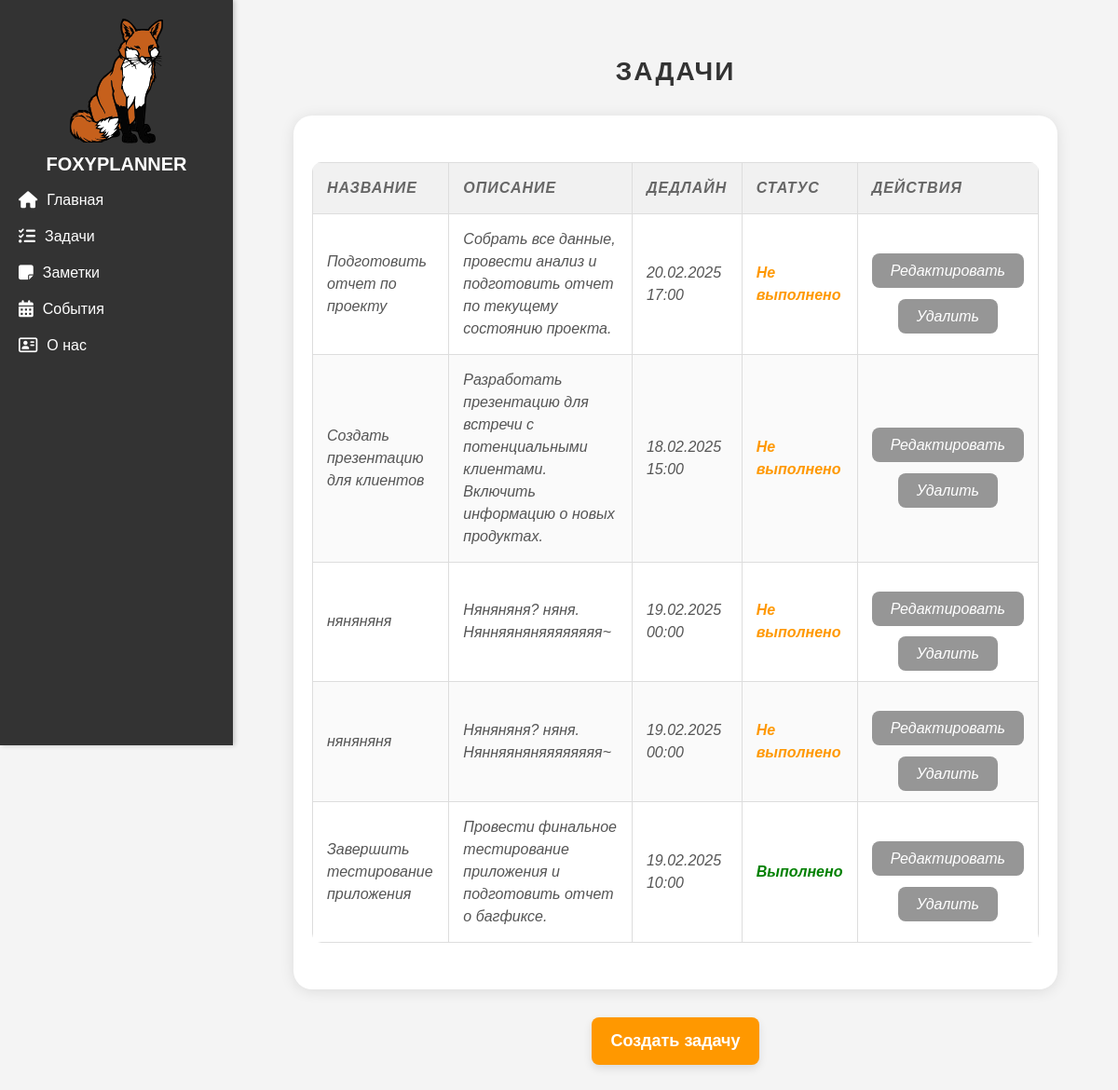
/tasks/, run on an earlier commit of the app's database.
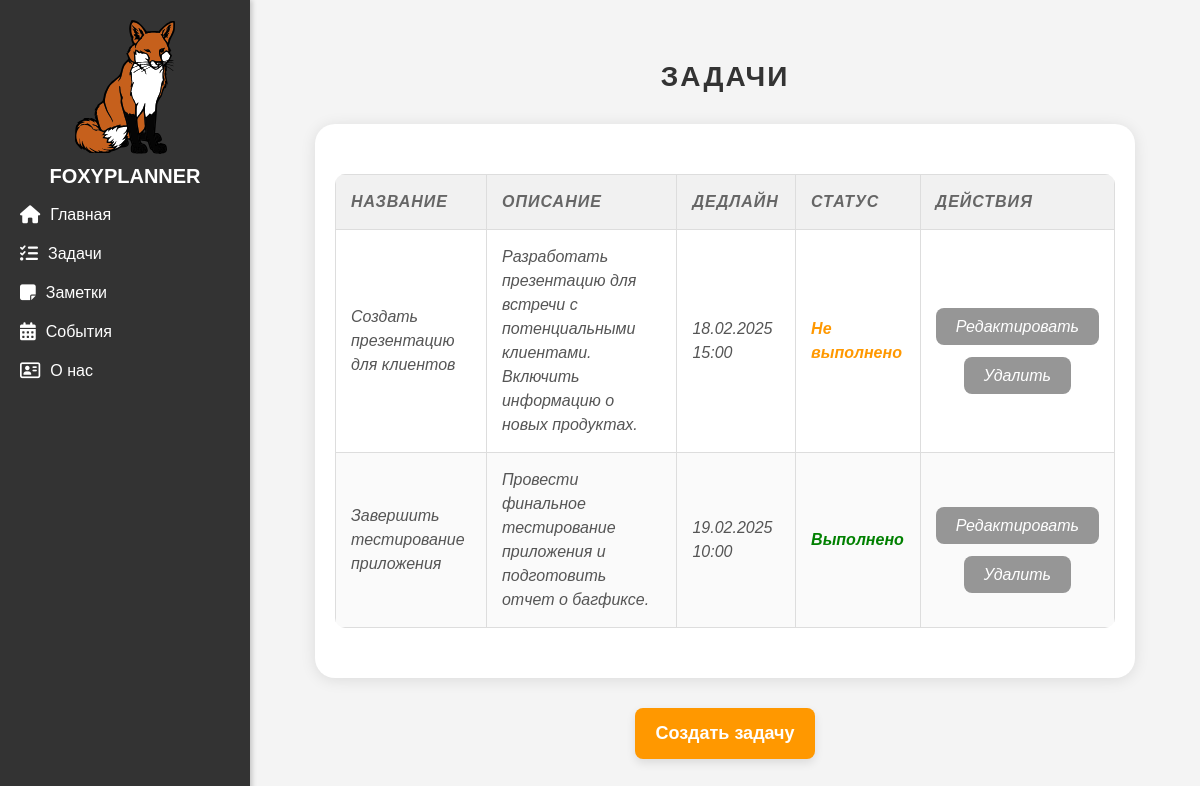
And on a later commit of the database.
### tasks/models.py (models this page shows, shortened)
class Task(models.Model):
    title = models.CharField(max_length=200)  # Название задачи
    description = models.TextField()  # Описание задачи
    deadline = models.DateTimeField()  # Дедлайн задачи
    is_completed = models.BooleanField(default=False)  # Статус выполнения задачи
    class Meta:
        verbose_name = "Задача"
        verbose_name_plural = "Задачи"

### tasks/views.py (the view)
# urls.py: path('tasks/', include ('tasks.urls')),
def tasks(request):
    tasks = Task.objects.order_by("is_completed")  # Получаем все задачи из базы данных
    return render(request, 'tasks/tasks.html', {'tasks': tasks})

### tasks/templates/tasks/tasks.html (shortened to what this page needs)
{% extends 'main/layout.html' %}
{% block content %}
<h1>Задачи</h1>
{% if tasks %}
    <div class="task-table-container">
        <table class="task-table">
            <thead>
                <tr>
                    <th>Название</th>
                    <th>Описание</th>
                    <th>Дедлайн</th>
                    <th>Статус</th>
                    <th>Действия</th>
                </tr>
            </thead>
            <tbody>
                {% for task in tasks %}
                <tr>
                    <td>{{ task.title }}</td>
                    <td>{{ task.description }}</td>
                    <td>{{ task.deadline|date:"d.m.Y H:i" }}</td>
                    <td class="status {% if task.is_completed %}completed{% endif %}">
                        {% if task.is_completed %}Выполнено{% else %}Не выполнено{% endif %}
                    </td>
                    <td>
                        <p><a href="{% url 'task_update' task.id %}" class="task_but">Редактировать</a></p>
                        <p><a href="{% url 'task_delete' task.id %}" class="task_but">Удалить</a></p>
                    </td>
                </tr>
                {% endfor %}
            </tbody>
        </table>
    </div>
{% else %}
    <p>Задачи отсутствуют</p>
{% endif %}
<div class="create-note">
    <a href="{% url 'create_task' %}" class="create-button">Создать задачу</a>
</div>
{% endblock %}

### main/templates/main/layout.html (shortened to what this page needs)
{%load static%}
<!DOCTYPE html>
<html lang="ru">
<head>
    <link rel="stylesheet" href="https://cdn.jsdelivr.net/npm/bootstrap@5.3.3/dist/css/bootstrap.min.css">
    <link rel="stylesheet" href = "{% static 'main/css/main.css' %}">
    <link rel="stylesheet" href="https://cdnjs.cloudflare.com/ajax/libs/font-awesome/6.5.1/css/all.min.css">
</head>
<body>
    <aside>
        <img src="{% static 'main/img/fox.svg' %}" alt="Logo" style="width: 100px; height: auto;">
        <h3>FoxyPlanner</h3>
        <ul>
            <li><a href={% url 'home' %}><i class="fa-solid fa-house"></i> Главная</a></li>
            <li><a href={% url 'tasks' %}><i class="fa-solid fa-list-check"></i> Задачи</a></li>
            <li><a href={% url 'notes' %}><i class="fa-solid fa-note-sticky"></i> Заметки</a></li>
            <li><a href={% url 'events_home' %}><i class="fa-solid fa-calendar-days"></i> События</a></li>
            <li><a href={% url 'about' %}><i class="fa-regular fa-address-card"></i> О нас</a></li>
        </ul>
    </aside>
    <main>
        <div class="content-container">
        {% block content%}
        {% endblock %}
        </div>
    </main>
</body>
</html>

### main/static/main/css/main.css (style rules this page uses)
body { font-family: Arial, sans-serif; margin: 0; padding: 0; display: flex; background-color: #f4f4f4; }
aside { width: 250px; background-color: #333; color: white; padding: 20px; height: 100vh; box-shadow: 2px 0 5px rgba(0, 0, 0, 0.2); position: fixed; top: 0; left: 0; overflow-y: auto; }
aside img { display: block; margin: 0 auto; width: 80px; height: auto; }
aside h3 { text-align: center; margin-top: 10px; }
aside ul { list-style: none; padding: 0; }
aside ul li { margin: 15px 0; }
aside ul li a { text-decoration: none; color: white; font-size: 16px; display: flex; align-items: center; gap: 10px; transition: 0.3s; }
aside ul li a i { font-size: 18px; }
main { flex: 1; padding: 20px; }
h1 { color: #333; text-align: center; }
p { font-size: 16px; line-height: 1.5; color: #555; }
main { animation: fadeIn 0.5s ease-in-out; }
aside ul li a { text-decoration: none; color: white; font-size: 16px; display: flex; align-items: center; gap: 10px; transition: color 0.3s ease, transform 0.2s ease; }
h1, h2, h3 { font-family: 'Arial', sans-serif; color: #333; text-align: center; font-weight: bold; }
h1 { font-size: 32px; margin-bottom: 15px; text-transform: uppercase; letter-spacing: 2px; }
h3 { font-size: 22px; margin-bottom: 8px; color: #555; }
aside h3 { color: #ffffff; font-size: 20px; font-weight: bold; text-transform: uppercase; margin-bottom: 15px; }
p { font-size: 18px; line-height: 1.6; color: #666; text-align: justify; max-width: 800px; margin: 0 auto; }
main { padding: 20px; }
.content-container { max-width: 900px; margin: 0 auto; padding: 40px; }
aside { width: 250px; background-color: #333; color: white; padding: 20px; height: 100vh; box-shadow: 2px 0 5px rgba(0, 0, 0, 0.2); position: fixed; top: 0; left: 0; overflow-y: auto; transition: transform 0.3s ease-in-out; }
main { flex: 1; padding: 20px; margin-left: 250px; transition: margin-left 0.3s ease-in-out; }
.task-table-container { max-width: 100%; margin: 30px auto; padding: 20px; background-color: #fff; border-radius: 20px; box-shadow: 0 2px 15px rgba(0, 0, 0, 0.1); }
.task-table { width: 100%; margin: 30px auto; border-collapse: collapse; box-shadow: none; border-radius: 10px; overflow: hidden; }
.task-table th, .task-table td { padding: 15px; text-align: left; border: 1px solid #ddd; font-size: 16px; color: #555; font-style: italic; }
.task-table th { background-color: #f1f1f1; color: #666; font-weight: bold; text-transform: uppercase; letter-spacing: 1px; }
.task-table tr:nth-child(even) { background-color: #fafafa; }
.task-table td.status { font-weight: bold; color: #ff9800; }
.task-table td.status.completed { color: green; }
.task-table td a { color: #ff9800; text-decoration: none; }
p { text-align: center; font-size: 18px; color: #888; margin-top: 20px; font-style: italic; }
.create-button { display: inline-block; padding: 12px 20px; font-size: 18px; font-weight: bold; color: white; background-color: #ff9800; border-radius: 8px; text-decoration: none; transition: background-color 0.3s, transform 0.2s; box-shadow: 0 4px 10px rgba(0, 0, 0, 0.1); }
.create-note { display: flex; justify-content: center; margin-top: 30px; }
h1 { text-align: center; font-size: 28px; font-weight: bold; color: #333; }
.task_but { background-color: #969696; color: white !important; padding: 10px 20px; border: none; border-radius: 8px; font-size: 16px; cursor: pointer; transition: background-color 0.3s, transform 0.2s; }

What changed in the data, as far as the page shows it:
removed Task: title "Подготовить отчет по проекту", description "Собрать все данные, провести анализ и подготовить отчет по текущему состоянию проекта.", deadline "20.02.2025 17:00", is_completed "Не выполнено"
removed Task: title "няняняня", description "Няняняня? няня. Нянняяняняяяяяяяя~", deadline "19.02.2025 00:00", is_completed "Не выполнено"
removed Task: title "няняняня", description "Няняняня? няня. Нянняяняняяяяяяяя~", deadline "19.02.2025 00:00", is_completed "Не выполнено"
